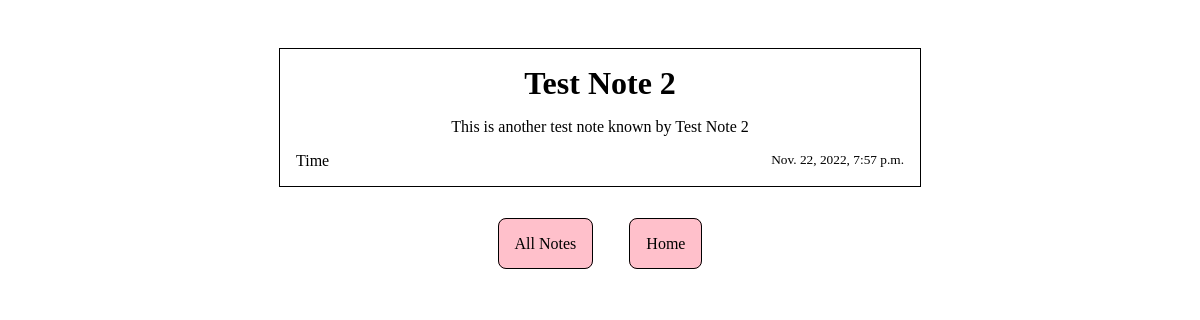
Screenshot of /notes-titles/2 with the database file from the repository.
### notes/models.py (models this page shows)
class MyNotes(models.Model):
    title = models.CharField(max_length=200)
    text = models.TextField()
    created = models.DateTimeField(auto_now_add=True)

### notes/views.py (the view)
# urls.py: path('notes-titles/<int:pk>', views.list_eachNote, name='notes.eachone'),
def list_eachNote(request, pk):
    try:
        each_note = MyNotes.objects.get(pk=pk)
        return render(request, 'texts_temp/one__note.html', {'note_num': each_note})
    except MyNotes.DoesNotExist:
        raise Http404("There is no this number for notes!")

### notes/templates/texts_temp/one__note.html (shortened to what this page needs)
<!DOCTYPE html>
<html lang="en">
	<head>
	</head>
	<body>
		<div class="note-box">
			<h1 id="note-title">{{note_num.title}}</h1>
			<p id="note-text">{{note_num.text}}</p>
			<p id="note-time-word">
				Time<small id="note-time">{{note_num.created}}</small>
			</p>
		</div>
		<div class="general-routeBox">
			<a href="{% url 'noteslistall.all' %}" class="general-routes"
				>All Notes</a
			>
			<a href="{% url 'app.mainpage' %}" class="general-routes">Home</a>
		</div>
	</body>
</html>

### notes/templates/texts_temp/one__note.html (style rules this page uses)
.note-box { text-align: center; margin: 3rem auto; width: 40rem; border: 1px solid black; }
#note-title { margin: 1rem auto; text-align: center; }
#note-text { margin: 1rem; }
#note-time-word { text-align: left; margin: 1rem; }
#note-time { float: right; }
.general-routeBox { text-align: center; margin: 3rem auto; width: 40rem; }
.general-routes { padding: 1rem; margin: 1rem; background-color: pink; text-decoration: none; color: black; border: 1px solid black; border-radius: 0.5rem; transition: all ease 1s; }

### rows the page displays
MyNotes: title "Test Note 2", text "This is another test note known by Test Note 2", created "Nov. 22, 2022, 7:57 p.m."
